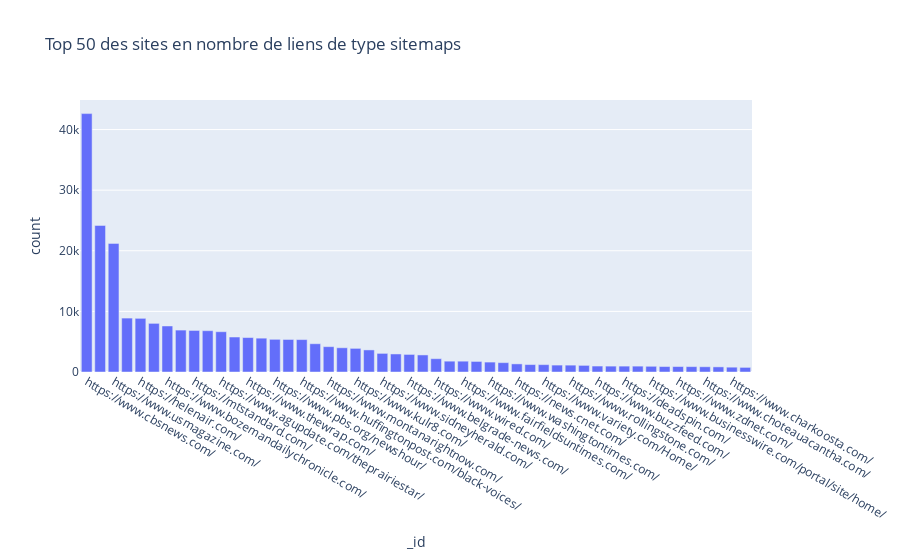

This figure's notebook cell:
### Code cell
fig = px.bar(pd.DataFrame(stat_end_sitemaps).iloc[:50], y='count', x='_id', title="Top 50 des sites en nombre de liens de type sitemaps")
fig.update_xaxes(tickangle=30)
fig

### Figure 1 — Plotly figure (JSON) as saved in the notebook; plotly's stock layout.template omitted (floating-point values rounded to 4 significant figures)
{"data": [{"alignmentgroup": "True", "hovertemplate": "_id=%{x}<br>count=%{y}<extra></extra>", "legendgroup": "", "marker": {"color": "#636efa", "pattern": {"shape": ""}}, "name": "", "offsetgroup": "", "orientation": "v", "showlegend": false, "textposition": "auto", "type": "bar", "x": ["https://www.cbsnews.com/", "https://www.breitbart.com/", "https://www.usmagazine.com/", "https://www.bloomberg.com/", "https://helenair.com/", "https://www.nationalreview.com/", "https://www.bozemandailychronicle.com/", "https://observer.com/", "https://mtstandard.com/", "https://billingsgazette.com/", "https://www.agupdate.com/theprairiestar/", "https://www.newyorker.com/", "https://www.thewrap.com/", "https://newsone.com/", "https://www.pbs.org/newshour/", "https://missoulian.com/", "https://www.huffingtonpost.com/black-voices/", "https://ravallirepublic.com/", "https://www.montanarightnow.com/", "https://www.dailycaller.com/", "https://www.kulr8.com/", "https://406mtsports.com/", "https://www.sidneyherald.com/", "https://us.cnn.com/", "https://www.belgrade-news.com/", "https://www.nytimes.com/", "https://www.wired.com/", "https://www.vanityfair.com/", "https://www.fairfieldsuntimes.com/", "https://thehill.com/", "https://www.washingtontimes.com/", "https://www.montanakaimin.com/", "https://news.cnet.com/", "https://www.rawstory.com/", "https://www.variety.com/Home/", "https://www.dcmilitary.com/", "https://www.rollingstone.com/", "https://www.vice.com/en_us", "https://www.buzzfeed.com/", "https://www.theonion.com/", "https://deadspin.com/", "https://www.tnr.com/", "https://www.businesswire.com/portal/site/home/", "https://www.boulder-monitor.com/", "https://www.zdnet.com/", "https://jezebel.com/", "https://www.choteauacantha.com/", "https://www.theroot.com/", "https://www.charkoosta.com/", "https://www.thenation.com/"], "xaxis": "x", "y": [42629, 24180, 21219, 8896, 8853, 8022, 7592, 6915, 6854, 6815, 6646, 5771, 5681, 5582, 5392, 5366, 5346, 4663, 4180, 3997, 3899, 3642, 3070, 2976, 2899, 2815, 2198, 1787, 1785, 1742, 1637, 1543, 1338, 1226, 1216, 1140, 1132, 1092, 983, 972, 970, 969, 942, 900, 898, 888, 864, 844, 795, 760], "yaxis": "y"}], "layout": {"barmode": "relative", "legend": {"tracegroupgap": 0}, "title": {"text": "Top 50 des sites en nombre de liens de type sitemaps"}, "xaxis": {"anchor": "y", "domain": [0, 1], "tickangle": 30, "title": {"text": "_id"}}, "yaxis": {"anchor": "x", "domain": [0, 1], "title": {"text": "count"}}}}
